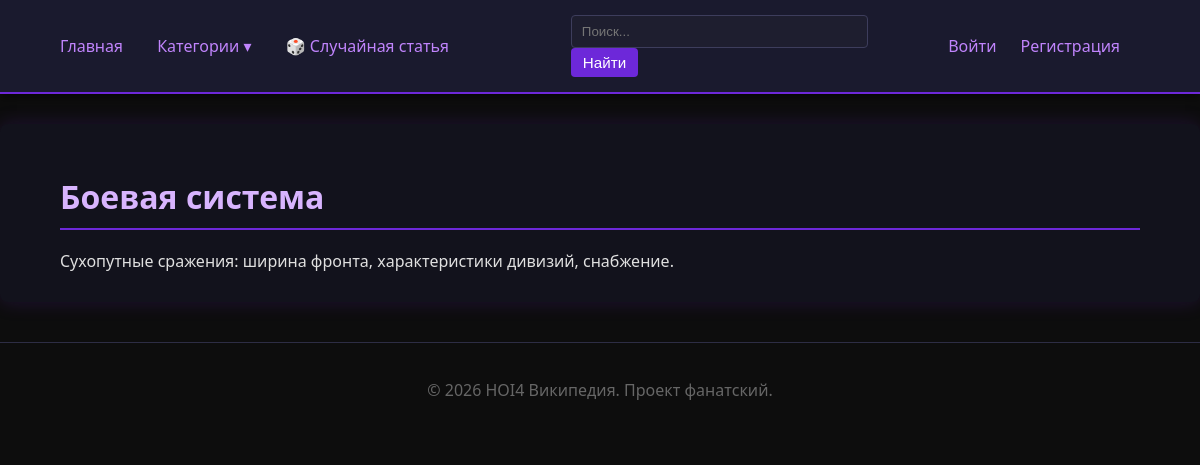
Screenshot of /mechanic/1 with the database file from the repository.
### app/models.py (models this page shows, shortened)
class Mechanic(SqlAlchemyBase):
    __tablename__ = 'mechanic'
    id = sa.Column(sa.Integer, primary_key=True, autoincrement=True)
    nazvanie = sa.Column(sa.String(120), nullable=False, unique=True)
    opisanie = sa.Column(sa.Text, nullable=False)
    category = orm.relationship('Category', secondary=mechanicCategorySvyaz, backref='mechanics')

### app/routes.py (the view)
@main.route('/mechanic/<int:id>')
def mechanicDetail(id):
    sessia = dbSession()
    mechanic = sessia.query(Mechanic).get(id)
    if not mechanic:
        abort(404)
    return render_template('mechanicDetail.html', title=mechanic.nazvanie, mechanic=mechanic)

### app/__init__.py (called while the page is built)
def create_app(configClass=Config):
    app = Flask(__name__)
    app.config.from_object(configClass)
    loginManager.init_app(app)
    from app.models import Yuzer, dbSession, Category
    @app.teardown_appcontext
    def shutdownSession(exception=None):
        dbSession.remove()
    @loginManager.user_loader
    def loadYuzer(yuzerId):
        sessia = dbSession()
        return sessia.get(Yuzer, int(yuzerId))
    @app.context_processor
    def utilityProcessor():
        def getKategoriiSoStatyami():
            sessia = dbSession()
            return sessia.query(Category).filter(Category.statya.any()).all()
        return dict(getKategoriiSoStatyami=getKategoriiSoStatyami)
    from app.routes import main
    app.register_blueprint(main)
    return app

### app/templates/mechanicDetail.html (shortened to what this page needs)
{% extends "base.html" %}
{% block content %}
    <h1>{{ mechanic.nazvanie }}</h1>
    <div>{{ mechanic.opisanie }}</div>
{% endblock %}

### app/static/style.css (style rules this page uses)
body { font-family: 'Segoe UI', Tahoma, Geneva, Verdana, sans-serif; margin: 0; padding: 0; background: #0d0d0d; color: #e0e0e0; }
h1, h2, h3 { color: #d8b4fe; font-weight: 600; }
h1 { border-bottom: 2px solid #6d28d9; padding-bottom: 10px; margin-bottom: 20px; }

### rows the page displays
Mechanic: nazvanie "Боевая система", opisanie "Сухопутные сражения: ширина фронта, характеристики дивизий, снабжение."
